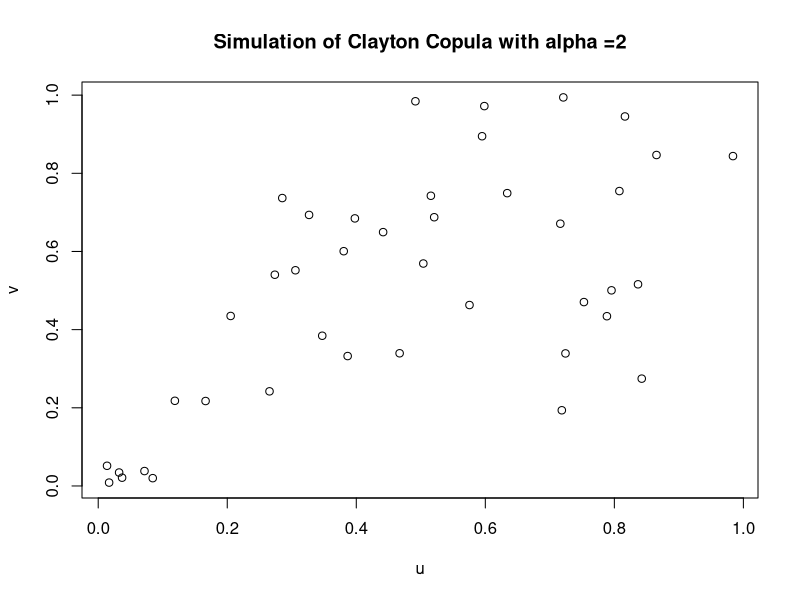
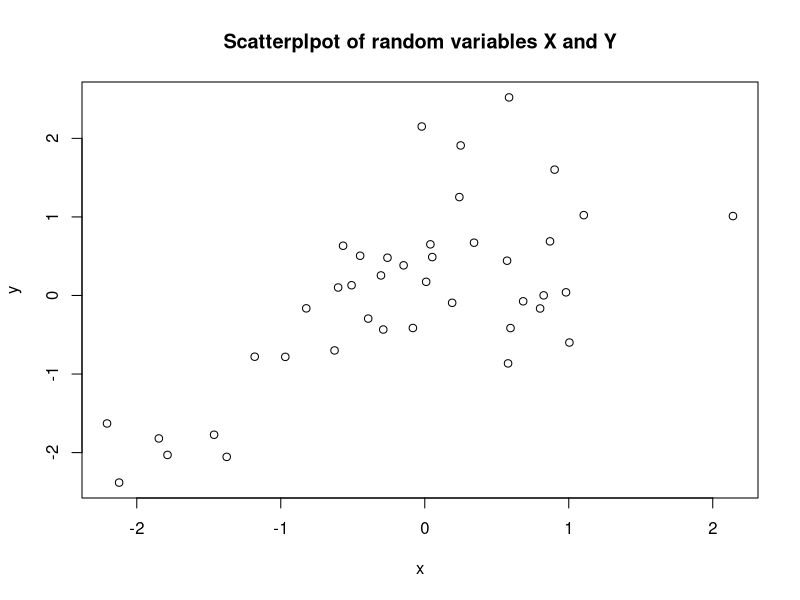

These figures' R source, in order:
#Copulas

#(ii)b
set.seed(17)
n <- 1000
u <- runif(n)
v <- runif(n)


density <- function(u,v){
  3*u^(-3)*v^(-3)*(u^-2 + v^-2 - 1)^(-1/2-2)
}

d <- density(u,v)
d
head(d)


#(ii)c
maxval <- max(d)
maxval


prob <- d/max(d)
prob


#(ii)d
random <- runif(n)


fulldata <- cbind(u,v,prob,random)
fulldata
head(fulldata)


subset <- fulldata[random<=prob,]
head(subset)
dim(subset)
dim(fulldata)



#(iii)
plot(subset[,1],subset[,2],xlab="u",ylab="v",main="Simulation of Clayton Copula with alpha =2")


#(iv)
cor(subset[,1],subset[,2])   #by defualt is pearson
round(cor(subset[,1],subset[,2],method="pearson"),2)
round(cor(subset[,1],subset[,2],method="spearman"),2)
round(cor(subset[,1],subset[,2],method="kendall"),2)


#(v)
#F(x)=u

qnorm(0.975)  #this will give the value of x for which P(N(0,1)<=x)


x <- sapply(subset[,1],qnorm)
head(x)
qnorm(0.1188054)


y <- sapply(subset[,2],qnorm)
head(y)


plot(x,y,main="Scatterplpot of random variables X and Y")
